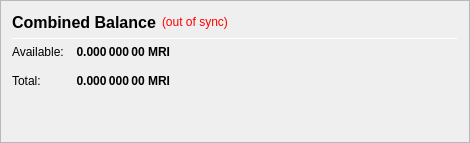
                   <widget class="QFrame" name="frame_CombinedBalances">
                    <property name="minimumSize">
                     <size>
                      <width>470</width>
                      <height>0</height>
                     </size>
                    </property>
                    <property name="frameShape">
                     <enum>QFrame::StyledPanel</enum>
                    </property>
                    <property name="frameShadow">
                     <enum>QFrame::Raised</enum>
                    </property>
                    <layout class="QVBoxLayout" name="verticalLayout_5">
                     <item>
                      <layout class="QHBoxLayout" name="horizontalLayout_5" stretch="0">
                       <item>
                        <widget class="QLabel" name="label_5z">
                         <property name="minimumSize">
                          <size>
                           <width>0</width>
                           <height>20</height>
                          </size>
                         </property>
                         <property name="font">
                          <font>
                           <pointsize>12</pointsize>
                           <weight>75</weight>
                           <bold>true</bold>
                          </font>
                         </property>
                         <property name="toolTip">
                          <string>Combined Balance (including unconfirmed and immature coins)</string>
                         </property>
                         <property name="text">
                          <string>Combined Balance</string>
                         </property>
                        </widget>
                       </item>
                       <item>
                        <widget class="QLabel" name="labelWalletStatus">
                         <property name="cursor">
                          <cursorShape>WhatsThisCursor</cursorShape>
                         </property>
                         <property name="toolTip">
                          <string>The displayed information may be out of date. Your wallet automatically synchronizes with the MRI network after a connection is established, but this process has not completed yet.</string>
                         </property>
                         <property name="styleSheet">
                          <string notr="true">QLabel { color: red; }</string>
                         </property>
                         <property name="text">
                          <string notr="true">(out of sync)</string>
                         </property>
                         <property name="alignment">
                          <set>Qt::AlignLeading|Qt::AlignLeft|Qt::AlignVCenter</set>
                         </property>
                        </widget>
                       </item>
                       <item>
                        <spacer name="horizontalSpacer_1">
                         <property name="orientation">
                          <enum>Qt::Horizontal</enum>
                         </property>
                         <property name="sizeHint" stdset="0">
                          <size>
                           <width>40</width>
                           <height>20</height>
                          </size>
                         </property>
                        </spacer>
                       </item>
                      </layout>
                     </item>
                     <item>
                      <widget class="Line" name="line_CombinedBalance">
                       <property name="minimumSize">
                        <size>
                         <width>0</width>
                         <height>1</height>
                        </size>
                       </property>
                       <property name="maximumSize">
                        <size>
                         <width>16777215</width>
                         <height>1</height>
                        </size>
                       </property>
                       <property name="orientation">
                        <enum>Qt::Horizontal</enum>
                       </property>
                      </widget>
                     </item>
                     <item>
                      <layout class="QGridLayout" name="gridLayout_3">
                       <property name="spacing">
                        <number>12</number>
                       </property>
                       <item row="1" column="0">
                        <widget class="QLabel" name="labelBalanceTextz">
                         <property name="text">
                          <string>Available:</string>
                         </property>
                        </widget>
                       </item>
                       <item row="1" column="1">
                        <widget class="QLabel" name="labelBalancez">
                         <property name="font">
                          <font>
                           <weight>75</weight>
                           <bold>true</bold>
                          </font>
                         </property>
                         <property name="cursor">
                          <cursorShape>IBeamCursor</cursorShape>
                         </property>
                         <property name="toolTip">
                          <string>Your current spendable balance</string>
                         </property>
                         <property name="text">
                          <string notr="true">0.000 000 00 MRI</string>
                         </property>
                         <property name="alignment">
                          <set>Qt::AlignRight|Qt::AlignTrailing|Qt::AlignVCenter</set>
                         </property>
                         <property name="textInteractionFlags">
                          <set>Qt::LinksAccessibleByMouse|Qt::TextSelectableByKeyboard|Qt::TextSelectableByMouse</set>
                         </property>
                        </widget>
                       </item>
                       <item row="2" column="0">
                        <widget class="QLabel" name="labelTotalTextz">
                         <property name="text">
                          <string>Total:</string>
                         </property>
                        </widget>
                       </item>
                       <item row="2" column="1">
                        <widget class="QLabel" name="labelTotalz">
                         <property name="font">
                          <font>
                           <weight>75</weight>
                           <bold>true</bold>
                          </font>
                         </property>
                         <property name="cursor">
                          <cursorShape>IBeamCursor</cursorShape>
                         </property>
                         <property name="toolTip">
                          <string>Total Balance, including all unavailable coins.</string>
                         </property>
                         <property name="text">
                          <string notr="true">0.000 000 00 MRI</string>
                         </property>
                         <property name="alignment">
                          <set>Qt::AlignRight|Qt::AlignTrailing|Qt::AlignVCenter</set>
                         </property>
                         <property name="textInteractionFlags">
                          <set>Qt::LinksAccessibleByMouse|Qt::TextSelectableByKeyboard|Qt::TextSelectableByMouse</set>
                         </property>
                        </widget>
                       </item>
                       <item row="2" column="3">
                        <spacer name="horizontalSpacer_2">
                         <property name="orientation">
                          <enum>Qt::Horizontal</enum>
                         </property>
                         <property name="sizeHint" stdset="0">
                          <size>
                           <width>40</width>
                           <height>20</height>
                          </size>
                         </property>
                        </spacer>
                       </item>
                      </layout>
                     </item>
                     <item>
                      <spacer name="verticalSpacer_1">
                       <property name="orientation">
                        <enum>Qt::Vertical</enum>
                       </property>
                       <property name="sizeHint" stdset="0">
                        <size>
                         <width>20</width>
                         <height>40</height>
                        </size>
                       </property>
                      </spacer>
                     </item>
                    </layout>
                   </widget>
